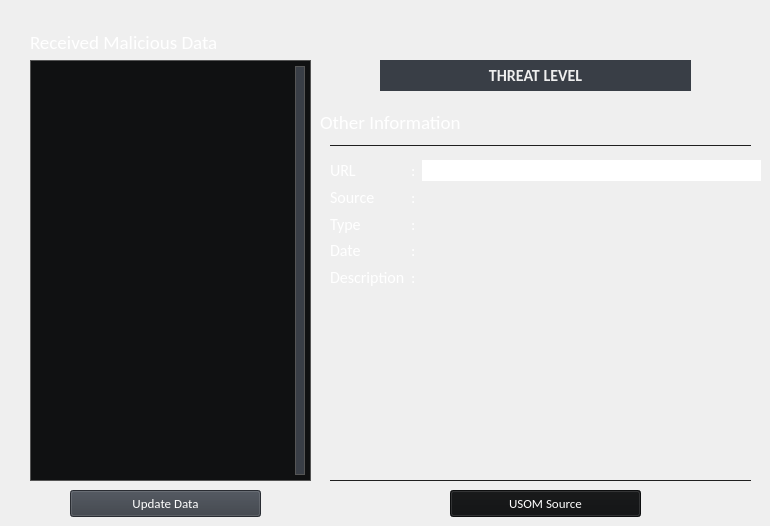
       <widget class="QWidget" name="mal_data_page">
        <property name="styleSheet">
         <string notr="true"/>
        </property>
        <widget class="QLabel" name="md_detail_title">
         <property name="geometry">
          <rect>
           <x>320</x>
           <y>110</y>
           <width>141</width>
           <height>24</height>
          </rect>
         </property>
         <property name="font">
          <font>
           <family>Calibri</family>
           <pointsize>14</pointsize>
           <bold>false</bold>
          </font>
         </property>
         <property name="styleSheet">
          <string notr="true">color:white;</string>
         </property>
         <property name="text">
          <string>Other Information</string>
         </property>
        </widget>
        <widget class="QWidget" name="formLayoutWidget_3">
         <property name="geometry">
          <rect>
           <x>330</x>
           <y>160</y>
           <width>431</width>
           <height>127</height>
          </rect>
         </property>
         <layout class="QGridLayout" name="md_top_glayout">
          <property name="spacing">
           <number>6</number>
          </property>
          <item row="1" column="2">
           <widget class="QLabel" name="md_detail_type_label">
            <property name="sizePolicy">
             <sizepolicy hsizetype="Expanding" vsizetype="Expanding">
              <horstretch>0</horstretch>
              <verstretch>0</verstretch>
             </sizepolicy>
            </property>
            <property name="font">
             <font>
              <family>Calibri</family>
              <pointsize>12</pointsize>
             </font>
            </property>
            <property name="styleSheet">
             <string notr="true">color:#777777;</string>
            </property>
            <property name="frameShape">
             <enum>QFrame::NoFrame</enum>
            </property>
            <property name="text">
             <string/>
            </property>
           </widget>
          </item>
          <item row="1" column="1">
           <widget class="QLabel" name="md_detail_colon3">
            <property name="font">
             <font>
              <family>Calibri</family>
              <pointsize>12</pointsize>
             </font>
            </property>
            <property name="styleSheet">
             <string notr="true">color:white;</string>
            </property>
            <property name="text">
             <string>:</string>
            </property>
           </widget>
          </item>
          <item row="3" column="2">
           <widget class="QLabel" name="md_detail_date_label">
            <property name="sizePolicy">
             <sizepolicy hsizetype="Expanding" vsizetype="Expanding">
              <horstretch>0</horstretch>
              <verstretch>0</verstretch>
             </sizepolicy>
            </property>
            <property name="font">
             <font>
              <family>Calibri</family>
              <pointsize>12</pointsize>
             </font>
            </property>
            <property name="styleSheet">
             <string notr="true">color:#777777;</string>
            </property>
            <property name="frameShape">
             <enum>QFrame::NoFrame</enum>
            </property>
            <property name="text">
             <string/>
            </property>
           </widget>
          </item>
          <item row="2" column="0">
           <widget class="QLabel" name="md_detail_type_title">
            <property name="font">
             <font>
              <family>Calibri</family>
              <pointsize>12</pointsize>
              <bold>false</bold>
             </font>
            </property>
            <property name="styleSheet">
             <string notr="true">color:white;</string>
            </property>
            <property name="text">
             <string>Type</string>
            </property>
           </widget>
          </item>
          <item row="2" column="1">
           <widget class="QLabel" name="md_detail_colon4">
            <property name="font">
             <font>
              <family>Calibri</family>
              <pointsize>12</pointsize>
             </font>
            </property>
            <property name="styleSheet">
             <string notr="true">color:white;</string>
            </property>
            <property name="text">
             <string>:</string>
            </property>
           </widget>
          </item>
          <item row="2" column="2">
           <widget class="QLabel" name="md_detail_source_label">
            <property name="sizePolicy">
             <sizepolicy hsizetype="Expanding" vsizetype="Expanding">
              <horstretch>0</horstretch>
              <verstretch>0</verstretch>
             </sizepolicy>
            </property>
            <property name="font">
             <font>
              <family>Calibri</family>
              <pointsize>12</pointsize>
             </font>
            </property>
            <property name="styleSheet">
             <string notr="true">color:#777777;</string>
            </property>
            <property name="frameShape">
             <enum>QFrame::NoFrame</enum>
            </property>
            <property name="text">
             <string/>
            </property>
           </widget>
          </item>
          <item row="4" column="1">
           <widget class="QLabel" name="md_detail_colon6">
            <property name="font">
             <font>
              <family>Calibri</family>
              <pointsize>12</pointsize>
             </font>
            </property>
            <property name="styleSheet">
             <string notr="true">color:white;</string>
            </property>
            <property name="text">
             <string>:</string>
            </property>
           </widget>
          </item>
          <item row="3" column="1">
           <widget class="QLabel" name="md_detail_colon5">
            <property name="font">
             <font>
              <family>Calibri</family>
              <pointsize>12</pointsize>
             </font>
            </property>
            <property name="styleSheet">
             <string notr="true">color:white;</string>
            </property>
            <property name="text">
             <string>:</string>
            </property>
           </widget>
          </item>
          <item row="3" column="0">
           <widget class="QLabel" name="md_detail_date_title">
            <property name="font">
             <font>
              <family>Calibri</family>
              <pointsize>12</pointsize>
              <bold>false</bold>
             </font>
            </property>
            <property name="styleSheet">
             <string notr="true">color:white;</string>
            </property>
            <property name="text">
             <string>Date</string>
            </property>
           </widget>
          </item>
          <item row="1" column="0">
           <widget class="QLabel" name="md_detail_source_title">
            <property name="font">
             <font>
              <family>Calibri</family>
              <pointsize>12</pointsize>
              <bold>false</bold>
             </font>
            </property>
            <property name="styleSheet">
             <string notr="true">color:white;</string>
            </property>
            <property name="text">
             <string>Source        </string>
            </property>
           </widget>
          </item>
          <item row="4" column="0">
           <widget class="QLabel" name="md_detail_desc_title">
            <property name="font">
             <font>
              <family>Calibri</family>
              <pointsize>12</pointsize>
              <bold>false</bold>
             </font>
            </property>
            <property name="styleSheet">
             <string notr="true">color:white;</string>
            </property>
            <property name="text">
             <string>Description</string>
            </property>
           </widget>
          </item>
          <item row="0" column="0">
           <widget class="QLabel" name="md_detail_url_title">
            <property name="font">
             <font>
              <family>Calibri</family>
              <pointsize>12</pointsize>
              <bold>false</bold>
             </font>
            </property>
            <property name="styleSheet">
             <string notr="true">color:white;</string>
            </property>
            <property name="text">
             <string>URL             </string>
            </property>
           </widget>
          </item>
          <item row="0" column="1">
           <widget class="QLabel" name="md_detail_colon1">
            <property name="font">
             <font>
              <family>Calibri</family>
              <pointsize>12</pointsize>
             </font>
            </property>
            <property name="styleSheet">
             <string notr="true">color:white;</string>
            </property>
            <property name="text">
             <string>:</string>
            </property>
           </widget>
          </item>
          <item row="0" column="2">
           <widget class="QLineEdit" name="md_detail_url_label">
            <property name="font">
             <font>
              <family>Calibri</family>
              <pointsize>12</pointsize>
             </font>
            </property>
            <property name="styleSheet">
             <string notr="true">color:#777777;</string>
            </property>
            <property name="text">
             <string/>
            </property>
            <property name="frame">
             <bool>false</bool>
            </property>
            <property name="readOnly">
             <bool>true</bool>
            </property>
           </widget>
          </item>
         </layout>
        </widget>
        <widget class="QLabel" name="md_threat_level_title">
         <property name="geometry">
          <rect>
           <x>380</x>
           <y>60</y>
           <width>311</width>
           <height>31</height>
          </rect>
         </property>
         <property name="font">
          <font>
           <family>Calibri</family>
           <pointsize>12</pointsize>
           <bold>true</bold>
          </font>
         </property>
         <property name="styleSheet">
          <string notr="true">background-color:#393E46;
	color: #EEEEEE;</string>
         </property>
         <property name="frameShape">
          <enum>QFrame::NoFrame</enum>
         </property>
         <property name="frameShadow">
          <enum>QFrame::Plain</enum>
         </property>
         <property name="text">
          <string>THREAT LEVEL</string>
         </property>
         <property name="scaledContents">
          <bool>false</bool>
         </property>
         <property name="alignment">
          <set>Qt::AlignCenter</set>
         </property>
        </widget>
        <widget class="QPushButton" name="md_source_button">
         <property name="enabled">
          <bool>false</bool>
         </property>
         <property name="geometry">
          <rect>
           <x>450</x>
           <y>490</y>
           <width>191</width>
           <height>27</height>
          </rect>
         </property>
         <property name="font">
          <font>
           <family>Calibri</family>
           <pointsize>10</pointsize>
          </font>
         </property>
         <property name="styleSheet">
          <string notr="true">QPushButton{
	background-color:#393E46;
	color: white;
}
QPushButton:hover{
	background-color: #DDDDDD;
	color: #0f0f0f;
}
QPushButton:disabled { 
	background-color: #101112; 
}</string>
         </property>
         <property name="text">
          <string>USOM Source</string>
         </property>
        </widget>
        <widget class="QLabel" name="md_main_title">
         <property name="geometry">
          <rect>
           <x>30</x>
           <y>30</y>
           <width>188</width>
           <height>24</height>
          </rect>
         </property>
         <property name="sizePolicy">
          <sizepolicy hsizetype="Preferred" vsizetype="Preferred">
           <horstretch>0</horstretch>
           <verstretch>0</verstretch>
          </sizepolicy>
         </property>
         <property name="font">
          <font>
           <family>Calibri</family>
           <pointsize>14</pointsize>
           <bold>false</bold>
          </font>
         </property>
         <property name="styleSheet">
          <string notr="true">color:white;</string>
         </property>
         <property name="text">
          <string>Received Malicious Data</string>
         </property>
        </widget>
        <widget class="QPushButton" name="md_data_update_button">
         <property name="geometry">
          <rect>
           <x>70</x>
           <y>490</y>
           <width>191</width>
           <height>27</height>
          </rect>
         </property>
         <property name="font">
          <font>
           <family>Calibri</family>
           <pointsize>10</pointsize>
          </font>
         </property>
         <property name="styleSheet">
          <string notr="true">QPushButton{
	background-color:#393E46;
	color: white;
}
QPushButton:hover{
	background-color: #DDDDDD;
	color: #0f0f0f;
}
QPushButton:disabled { 
	background-color: #101112; 
}</string>
         </property>
         <property name="text">
          <string>Update Data</string>
         </property>
         <property name="flat">
          <bool>false</bool>
         </property>
        </widget>
        <widget class="Line" name="md_second_hline">
         <property name="geometry">
          <rect>
           <x>330</x>
           <y>480</y>
           <width>421</width>
           <height>1</height>
          </rect>
         </property>
         <property name="styleSheet">
          <string notr="true">background-color:#1F1F1F;</string>
         </property>
         <property name="frameShadow">
          <enum>QFrame::Raised</enum>
         </property>
         <property name="lineWidth">
          <number>0</number>
         </property>
         <property name="orientation">
          <enum>Qt::Horizontal</enum>
         </property>
        </widget>
        <widget class="QListWidget" name="md_mal_data_list">
         <property name="geometry">
          <rect>
           <x>30</x>
           <y>60</y>
           <width>281</width>
           <height>421</height>
          </rect>
         </property>
         <property name="sizePolicy">
          <sizepolicy hsizetype="Preferred" vsizetype="Preferred">
           <horstretch>0</horstretch>
           <verstretch>0</verstretch>
          </sizepolicy>
         </property>
         <property name="font">
          <font>
           <family>Segoe UI</family>
           <pointsize>10</pointsize>
          </font>
         </property>
         <property name="toolTipDuration">
          <number>-1</number>
         </property>
         <property name="styleSheet">
          <string notr="true">QListWidget {
                                outline: 0;
                                background-color: #101112; 
                                color: white; 
                                border: none; 
                                padding: 5px; 
                                border: 1px solid #555555;
                            }

                            QListWidget::item {
                                padding: 3px; 
                            }

                      

                            QListWidget::item:hover {
                                background-color: #DDDDDD;
                                color: #0f0f0f;
                            }

                            QScrollBar:vertical {
                                border: 1px solid #555555;
                                background: none;
                                width: 10px;
                                margin: 0px 0px 0px 0px;
                            }

                            QScrollBar::handle:vertical {
                                background: #393E46;
                                min-height: 30px;
                                max-height: 30px;
                                border-radius: 5px;
                            }

                            QScrollBar::add-line:vertical {
                                height: 0px;
                                subcontrol-position: bottom;
                                subcontrol-origin: margin;
                            }

                            QScrollBar::sub-line:vertical {
                                height: 0px;
                                subcontrol-position: top;
                                subcontrol-origin: margin;
                            }

                            QListWidget::viewport {
                                background: #101112;
                            }</string>
         </property>
         <property name="frameShape">
          <enum>QFrame::NoFrame</enum>
         </property>
         <property name="verticalScrollBarPolicy">
          <enum>Qt::ScrollBarAlwaysOn</enum>
         </property>
         <property name="horizontalScrollBarPolicy">
          <enum>Qt::ScrollBarAlwaysOff</enum>
         </property>
         <property name="sizeAdjustPolicy">
          <enum>QAbstractScrollArea::AdjustIgnored</enum>
         </property>
         <property name="autoScroll">
          <bool>true</bool>
         </property>
         <property name="verticalScrollMode">
          <enum>QAbstractItemView::ScrollPerPixel</enum>
         </property>
         <property name="horizontalScrollMode">
          <enum>QAbstractItemView::ScrollPerPixel</enum>
         </property>
         <property name="wordWrap">
          <bool>true</bool>
         </property>
         <property name="selectionRectVisible">
          <bool>true</bool>
         </property>
         <property name="currentRow">
          <number>-1</number>
         </property>
         <property name="sortingEnabled">
          <bool>true</bool>
         </property>
        </widget>
        <widget class="QLabel" name="md_detail_desc_label">
         <property name="geometry">
          <rect>
           <x>350</x>
           <y>310</y>
           <width>391</width>
           <height>131</height>
          </rect>
         </property>
         <property name="sizePolicy">
          <sizepolicy hsizetype="Expanding" vsizetype="Expanding">
           <horstretch>0</horstretch>
           <verstretch>0</verstretch>
          </sizepolicy>
         </property>
         <property name="font">
          <font>
           <family>Calibri</family>
           <pointsize>12</pointsize>
          </font>
         </property>
         <property name="contextMenuPolicy">
          <enum>Qt::NoContextMenu</enum>
         </property>
         <property name="styleSheet">
          <string notr="true">color:#777777;</string>
         </property>
         <property name="frameShape">
          <enum>QFrame::NoFrame</enum>
         </property>
         <property name="text">
          <string/>
         </property>
         <property name="alignment">
          <set>Qt::AlignLeading|Qt::AlignLeft|Qt::AlignTop</set>
         </property>
         <property name="wordWrap">
          <bool>true</bool>
         </property>
        </widget>
        <widget class="Line" name="md_first_hline">
         <property name="geometry">
          <rect>
           <x>330</x>
           <y>145</y>
           <width>421</width>
           <height>1</height>
          </rect>
         </property>
         <property name="styleSheet">
          <string notr="true">background-color:#1F1F1F;</string>
         </property>
         <property name="frameShadow">
          <enum>QFrame::Raised</enum>
         </property>
         <property name="lineWidth">
          <number>0</number>
         </property>
         <property name="orientation">
          <enum>Qt::Horizontal</enum>
         </property>
        </widget>
       </widget>
